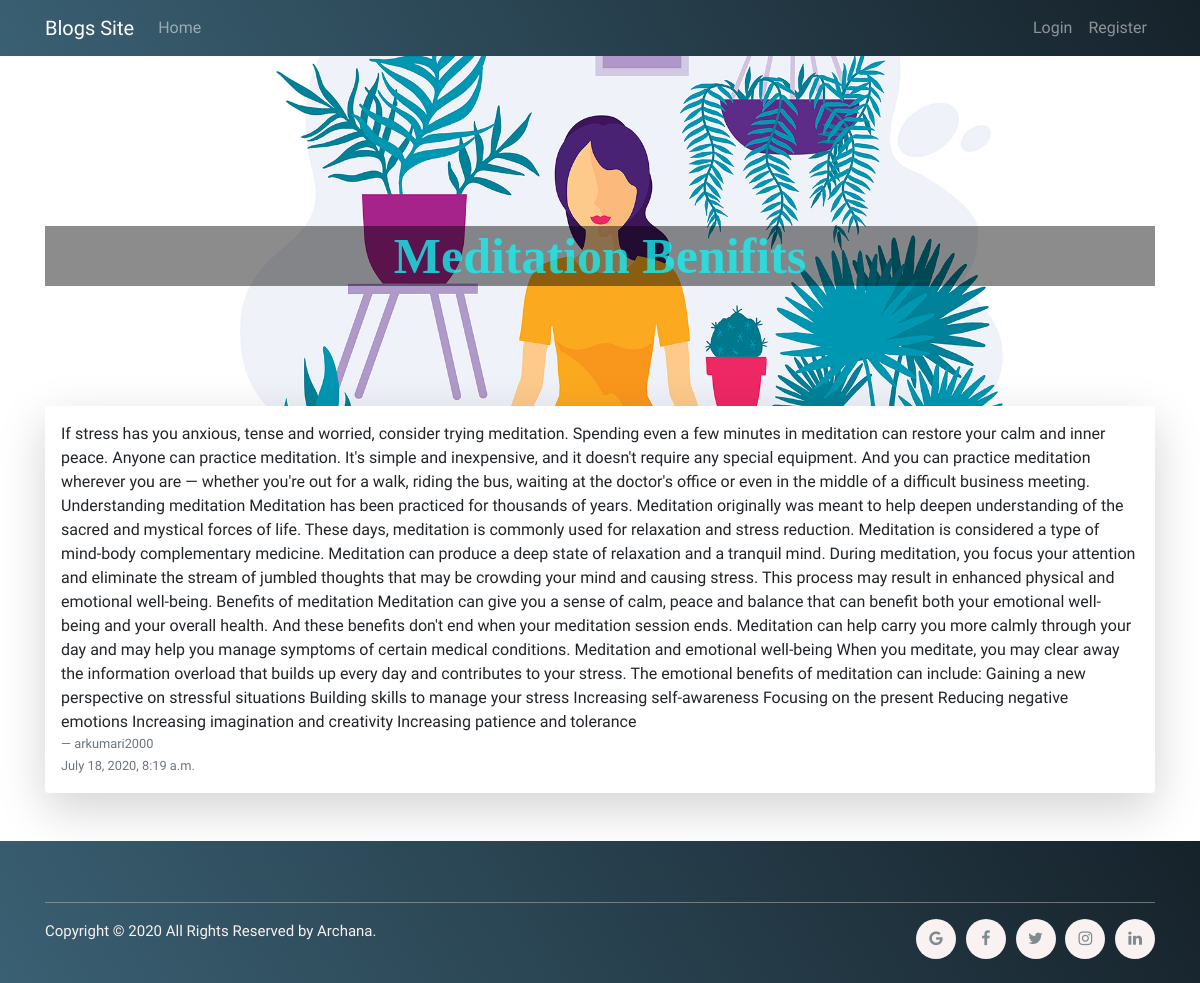
The app's page /bolg/8/ with its own data.
### app/models.py (models this page shows, shortened)
class Blog(models.Model):
    author = models.ForeignKey(
        User, on_delete=models.CASCADE, null=True, blank=True)
    title = models.CharField(max_length=500)
    content = models.TextField()
    image = models.ImageField(upload_to='images', blank=True)
    date_posted = models.DateTimeField(auto_now_add=True)

### app/views.py (the view)
# urls.py: path('bolg/<int:pk>/', BlogDetailView.as_view(), name='blog'),
class BlogDetailView(DetailView):
    model = Blog
    template_name = 'app/blog.html'

### app/templates/app/blog.html (shortened to what this page needs)
{% extends 'app/base.html' %}
{% block content %}
<div class="banner" style="background-image: url({{blog.image.url}});">
    <div class="container">
        <div class="banner-text">
            <div class="banner-heading">
                {{blog.title}}
            </div>
        </div>
    </div>
</div>
<div class="container">
    <div class="shadow-lg p-3 mb-5 bg-white rounded boxed">{{blog.content}}
        <footer class="blockquote-footer">{{blog.author}}</footer>
        <small class="text-muted">{{blog.date_posted}}</small>
    </div>
</div>
{% endblock %}

### static/css/style.css (style rules this page uses)
body { font-family: 'Kalam', cursive; }
.banner { text-align: center; color: #fff; background-repeat: no-repeat; background-attachment: scroll; background-position: center center; -webkit-background-size: cover; -moz-background-size: cover; -o-background-size: cover; background-size: cover; }
.banner-text { padding: 170px 0 150px 0; }
.banner-heading { font-family: "Courgette", cursive; font-size: 50px; font-weight: 700; line-height: 60px; margin-bottom: 30px; background: #00000073; color: #17efefc7; }
.boxed { box-shadow: 0 30px 50px 0 rgba(1, 1, 1, 0.18); padding: 2rem 4rem 2rem 4rem; background-color: #ffffff; margin-top: -60px; }

### records on screen
Blog: image (picture), title "Meditation Benifits", content "If stress has you anxious, tense and worried, consider trying meditation. Spending even a few minutes in meditation can restore your calm and inner peace. Anyone can practice meditation. It's simple and inexpensive, and it doesn't require any special equipment. And you can practice meditation wherever you are — whether you're out for a walk, riding the bus, waiting at the doctor's office or even in the middle of a difficult business meeting. Understanding meditation Meditation has been practiced for thousands of years. Meditation originally was meant to help deepen understanding of the sacred and mystical forces of life. These days, meditation is commonly used for relaxation and stress…", author "arkumari2000", date_posted "July 18, 2020, 8:19 a.m."
